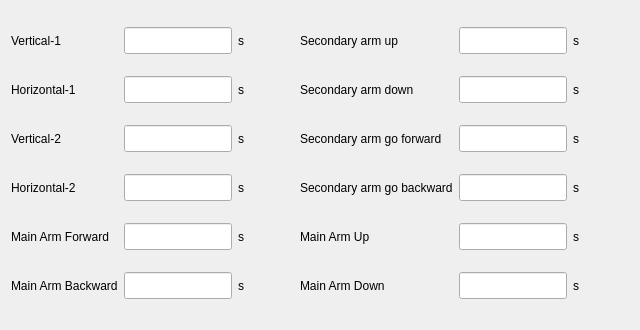
<?xml version="1.0" encoding="UTF-8"?>
<ui version="4.0">
 <class>ICHCTimeFrame</class>
 <widget class="QFrame" name="ICHCTimeFrame">
  <property name="geometry">
   <rect>
    <x>0</x>
    <y>0</y>
    <width>640</width>
    <height>330</height>
   </rect>
  </property>
  <property name="windowTitle">
   <string>Frame</string>
  </property>
  <property name="frameShape">
   <enum>QFrame::NoFrame</enum>
  </property>
  <property name="frameShadow">
   <enum>QFrame::Plain</enum>
  </property>
  <layout class="QGridLayout" name="gridLayout">
   <item row="0" column="0">
    <widget class="QLabel" name="label">
     <property name="text">
      <string>Vertical-1</string>
     </property>
    </widget>
   </item>
   <item row="0" column="1">
    <widget class="ICLineEditWithVirtualNumericKeypad" name="verticalineEdit">
     <property name="minimumSize">
      <size>
       <width>0</width>
       <height>27</height>
      </size>
     </property>
     <property name="maximumSize">
      <size>
       <width>16777215</width>
       <height>27</height>
      </size>
     </property>
    </widget>
   </item>
   <item row="1" column="0">
    <widget class="QLabel" name="label_2">
     <property name="text">
      <string>Horizontal-1</string>
     </property>
    </widget>
   </item>
   <item row="1" column="1">
    <widget class="ICLineEditWithVirtualNumericKeypad" name="horizontalLineEdit">
     <property name="minimumSize">
      <size>
       <width>0</width>
       <height>27</height>
      </size>
     </property>
     <property name="maximumSize">
      <size>
       <width>16777215</width>
       <height>27</height>
      </size>
     </property>
    </widget>
   </item>
   <item row="4" column="0">
    <widget class="QLabel" name="label_15">
     <property name="text">
      <string>Main Arm Forward</string>
     </property>
    </widget>
   </item>
   <item row="5" column="0">
    <widget class="QLabel" name="label_16">
     <property name="text">
      <string>Main Arm Backward</string>
     </property>
    </widget>
   </item>
   <item row="4" column="1">
    <widget class="ICLineEditWithVirtualNumericKeypad" name="mainArmForwardEdit">
     <property name="minimumSize">
      <size>
       <width>0</width>
       <height>27</height>
      </size>
     </property>
     <property name="maximumSize">
      <size>
       <width>16777215</width>
       <height>27</height>
      </size>
     </property>
    </widget>
   </item>
   <item row="5" column="1">
    <widget class="ICLineEditWithVirtualNumericKeypad" name="mainArmBackwardEdit">
     <property name="minimumSize">
      <size>
       <width>0</width>
       <height>27</height>
      </size>
     </property>
     <property name="maximumSize">
      <size>
       <width>16777215</width>
       <height>27</height>
      </size>
     </property>
    </widget>
   </item>
   <item row="0" column="2">
    <widget class="QLabel" name="label_17">
     <property name="text">
      <string>s</string>
     </property>
    </widget>
   </item>
   <item row="1" column="2">
    <widget class="QLabel" name="label_18">
     <property name="text">
      <string>s</string>
     </property>
    </widget>
   </item>
   <item row="4" column="2">
    <widget class="QLabel" name="label_19">
     <property name="text">
      <string>s</string>
     </property>
    </widget>
   </item>
   <item row="5" column="2">
    <widget class="QLabel" name="label_20">
     <property name="text">
      <string>s</string>
     </property>
    </widget>
   </item>
   <item row="0" column="7">
    <spacer name="horizontalSpacer">
     <property name="orientation">
      <enum>Qt::Horizontal</enum>
     </property>
     <property name="sizeHint" stdset="0">
      <size>
       <width>40</width>
       <height>20</height>
      </size>
     </property>
    </spacer>
   </item>
   <item row="0" column="4">
    <widget class="QLabel" name="label_3">
     <property name="text">
      <string>Secondary arm up</string>
     </property>
    </widget>
   </item>
   <item row="0" column="5">
    <widget class="ICLineEditWithVirtualNumericKeypad" name="secondaryArmUpLineEdit">
     <property name="minimumSize">
      <size>
       <width>0</width>
       <height>27</height>
      </size>
     </property>
     <property name="maximumSize">
      <size>
       <width>16777215</width>
       <height>27</height>
      </size>
     </property>
    </widget>
   </item>
   <item row="0" column="6">
    <widget class="QLabel" name="label_21">
     <property name="text">
      <string>s</string>
     </property>
    </widget>
   </item>
   <item row="1" column="4">
    <widget class="QLabel" name="label_4">
     <property name="text">
      <string>Secondary arm down</string>
     </property>
    </widget>
   </item>
   <item row="1" column="5">
    <widget class="ICLineEditWithVirtualNumericKeypad" name="secondaryArmDownLineEdit">
     <property name="minimumSize">
      <size>
       <width>0</width>
       <height>27</height>
      </size>
     </property>
     <property name="maximumSize">
      <size>
       <width>16777215</width>
       <height>27</height>
      </size>
     </property>
    </widget>
   </item>
   <item row="1" column="6">
    <widget class="QLabel" name="label_22">
     <property name="text">
      <string>s</string>
     </property>
    </widget>
   </item>
   <item row="0" column="3">
    <spacer name="horizontalSpacer_2">
     <property name="orientation">
      <enum>Qt::Horizontal</enum>
     </property>
     <property name="sizeHint" stdset="0">
      <size>
       <width>40</width>
       <height>20</height>
      </size>
     </property>
    </spacer>
   </item>
   <item row="2" column="0">
    <widget class="QLabel" name="label_7">
     <property name="text">
      <string>Vertical-2</string>
     </property>
    </widget>
   </item>
   <item row="2" column="1">
    <widget class="ICLineEditWithVirtualNumericKeypad" name="vertical2LineEdit">
     <property name="minimumSize">
      <size>
       <width>0</width>
       <height>27</height>
      </size>
     </property>
     <property name="maximumSize">
      <size>
       <width>16777215</width>
       <height>27</height>
      </size>
     </property>
    </widget>
   </item>
   <item row="2" column="2">
    <widget class="QLabel" name="label_25">
     <property name="text">
      <string>s</string>
     </property>
    </widget>
   </item>
   <item row="3" column="0">
    <widget class="QLabel" name="label_8">
     <property name="text">
      <string>Horizontal-2</string>
     </property>
    </widget>
   </item>
   <item row="3" column="1">
    <widget class="ICLineEditWithVirtualNumericKeypad" name="horizontal2LineEdit">
     <property name="minimumSize">
      <size>
       <width>0</width>
       <height>27</height>
      </size>
     </property>
     <property name="maximumSize">
      <size>
       <width>16777215</width>
       <height>27</height>
      </size>
     </property>
    </widget>
   </item>
   <item row="3" column="2">
    <widget class="QLabel" name="label_26">
     <property name="text">
      <string>s</string>
     </property>
    </widget>
   </item>
   <item row="2" column="4">
    <widget class="QLabel" name="label_5">
     <property name="text">
      <string>Secondary arm go forward</string>
     </property>
    </widget>
   </item>
   <item row="3" column="4">
    <widget class="QLabel" name="label_6">
     <property name="text">
      <string>Secondary arm go backward</string>
     </property>
    </widget>
   </item>
   <item row="2" column="5">
    <widget class="ICLineEditWithVirtualNumericKeypad" name="secondayGoForwardLineEdit">
     <property name="minimumSize">
      <size>
       <width>0</width>
       <height>27</height>
      </size>
     </property>
     <property name="maximumSize">
      <size>
       <width>16777215</width>
       <height>27</height>
      </size>
     </property>
    </widget>
   </item>
   <item row="3" column="5">
    <widget class="ICLineEditWithVirtualNumericKeypad" name="secondayGoBackwardLineEdit">
     <property name="minimumSize">
      <size>
       <width>0</width>
       <height>27</height>
      </size>
     </property>
     <property name="maximumSize">
      <size>
       <width>16777215</width>
       <height>27</height>
      </size>
     </property>
    </widget>
   </item>
   <item row="2" column="6">
    <widget class="QLabel" name="label_23">
     <property name="text">
      <string>s</string>
     </property>
    </widget>
   </item>
   <item row="3" column="6">
    <widget class="QLabel" name="label_24">
     <property name="text">
      <string>s</string>
     </property>
    </widget>
   </item>
   <item row="4" column="4">
    <widget class="QLabel" name="label_27">
     <property name="text">
      <string>Main Arm Up</string>
     </property>
    </widget>
   </item>
   <item row="5" column="4">
    <widget class="QLabel" name="label_28">
     <property name="text">
      <string>Main Arm Down</string>
     </property>
    </widget>
   </item>
   <item row="4" column="5">
    <widget class="ICLineEditWithVirtualNumericKeypad" name="mainArmUpEdit">
     <property name="minimumSize">
      <size>
       <width>0</width>
       <height>27</height>
      </size>
     </property>
     <property name="maximumSize">
      <size>
       <width>16777215</width>
       <height>27</height>
      </size>
     </property>
    </widget>
   </item>
   <item row="4" column="6">
    <widget class="QLabel" name="label_29">
     <property name="text">
      <string>s</string>
     </property>
    </widget>
   </item>
   <item row="5" column="6">
    <widget class="QLabel" name="label_30">
     <property name="text">
      <string>s</string>
     </property>
    </widget>
   </item>
   <item row="5" column="5">
    <widget class="ICLineEditWithVirtualNumericKeypad" name="mainArmDownEdit">
     <property name="minimumSize">
      <size>
       <width>0</width>
       <height>27</height>
      </size>
     </property>
     <property name="maximumSize">
      <size>
       <width>16777215</width>
       <height>27</height>
      </size>
     </property>
    </widget>
   </item>
  </layout>
 </widget>
 <customwidgets>
  <customwidget>
   <class>ICLineEditWithVirtualNumericKeypad</class>
   <extends>QLineEdit</extends>
   <header>iclineeditwithvirtualnumerickeypad.h</header>
  </customwidget>
 </customwidgets>
 <resources/>
 <connections/>
</ui>
